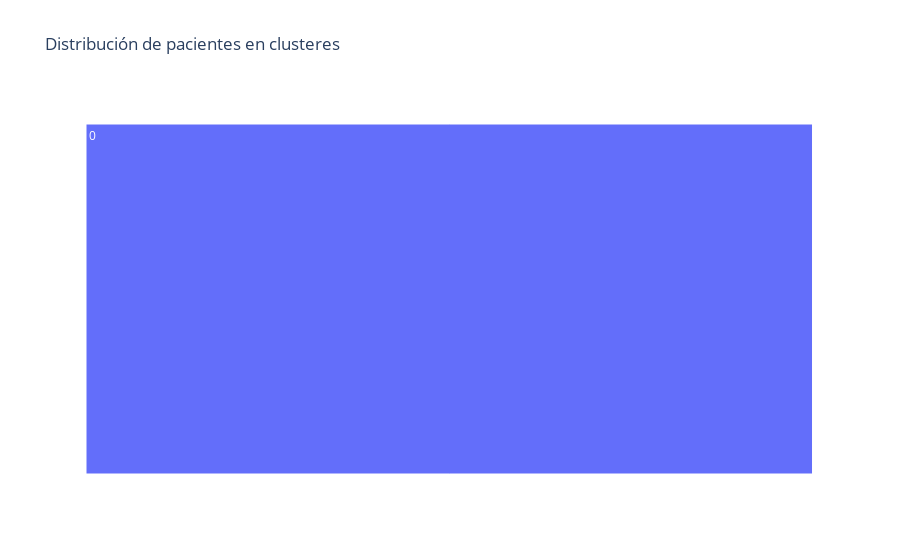

Notebook code cell kept with this figure:
### Code cell
# Miramos el histograma de cada categoria en detalle
data = clustering_df[clustering_df['diabetic_label'] == 1][clustering_df['cluster_label'] != -1]['cluster_label'] # Quitamos los outliers
plt.figure(figsize=(8, 6))
plt.hist(data, color="#5975A4", bins=len(clusters))
plt.title("Histograma de agrupacion de los valores en clusteres para Pre Diabeticos")
plt.xlabel("Clusters")
plt.ylabel("Frecuencia")
plt.show()

# Visualización de los valores de cluster_label 
ax= px.treemap(clustering_df[clustering_df['diabetic_label'] == 1][clustering_df['cluster_label'] != -1],path=['cluster_label'],title="Distribución de pacientes en clusteres")
ax.show()

### Figure 1 — Plotly figure (JSON) as saved in the notebook; plotly's stock layout.template omitted (floating-point values rounded to 4 significant figures)
{"data": [{"branchvalues": "total", "domain": {"x": [0, 1], "y": [0, 1]}, "hovertemplate": "labels=%{label}<br>count=%{value}<br>parent=%{parent}<br>id=%{id}<extra></extra>", "ids": ["0", "1", "2"], "labels": ["0", "1", "2"], "name": "", "parents": ["", "", ""], "type": "treemap", "values": [3988, 3, 5]}], "layout": {"legend": {"tracegroupgap": 0}, "title": {"text": "Distribución de pacientes en clusteres"}}}
